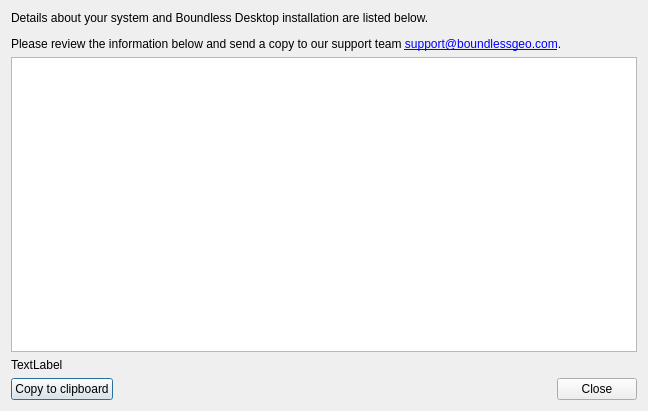
<?xml version="1.0" encoding="UTF-8"?>
<ui version="4.0">
 <class>Dialog</class>
 <widget class="QDialog" name="Dialog">
  <property name="geometry">
   <rect>
    <x>0</x>
    <y>0</y>
    <width>648</width>
    <height>411</height>
   </rect>
  </property>
  <property name="windowTitle">
   <string>Troubleshooting Information</string>
  </property>
  <layout class="QVBoxLayout" name="verticalLayout">
   <item>
    <widget class="QLabel" name="infoLabel">
     <property name="text">
      <string>&lt;html&gt;&lt;head/&gt;&lt;body&gt;&lt;p&gt;Details about your system and Boundless Desktop installation are listed below.&lt;/p&gt;&lt;p&gt;Please review the information below and send a copy to our support team &lt;a href=&quot;mailto:support@boundlessgeo.com&quot;&gt;&lt;span style=&quot; text-decoration: underline; color:#0000ff;&quot;&gt;support@boundlessgeo.com&lt;/span&gt;&lt;/a&gt;.&lt;/p&gt;&lt;/body&gt;&lt;/html&gt;</string>
     </property>
     <property name="wordWrap">
      <bool>true</bool>
     </property>
    </widget>
   </item>
   <item>
    <widget class="QTextBrowser" name="textBrowser"/>
   </item>
   <item>
    <widget class="QLabel" name="fileLabel">
     <property name="text">
      <string>TextLabel</string>
     </property>
    </widget>
   </item>
   <item>
    <layout class="QHBoxLayout" name="horizontalLayout">
     <item>
      <widget class="QPushButton" name="copyToClipboardButton">
       <property name="text">
        <string>Copy to clipboard</string>
       </property>
      </widget>
     </item>
     <item>
      <spacer name="horizontalSpacer">
       <property name="orientation">
        <enum>Qt::Horizontal</enum>
       </property>
       <property name="sizeHint" stdset="0">
        <size>
         <width>40</width>
         <height>20</height>
        </size>
       </property>
      </spacer>
     </item>
     <item>
      <widget class="QDialogButtonBox" name="buttonBox">
       <property name="orientation">
        <enum>Qt::Horizontal</enum>
       </property>
       <property name="standardButtons">
        <set>QDialogButtonBox::Close</set>
       </property>
      </widget>
     </item>
    </layout>
   </item>
  </layout>
 </widget>
 <resources/>
 <connections>
  <connection>
   <sender>buttonBox</sender>
   <signal>accepted()</signal>
   <receiver>Dialog</receiver>
   <slot>accept()</slot>
   <hints>
    <hint type="sourcelabel">
     <x>248</x>
     <y>254</y>
    </hint>
    <hint type="destinationlabel">
     <x>157</x>
     <y>274</y>
    </hint>
   </hints>
  </connection>
  <connection>
   <sender>buttonBox</sender>
   <signal>rejected()</signal>
   <receiver>Dialog</receiver>
   <slot>reject()</slot>
   <hints>
    <hint type="sourcelabel">
     <x>316</x>
     <y>260</y>
    </hint>
    <hint type="destinationlabel">
     <x>286</x>
     <y>274</y>
    </hint>
   </hints>
  </connection>
 </connections>
</ui>
